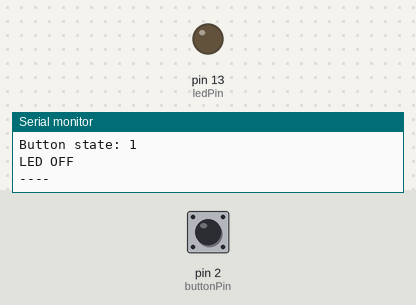
This sketch was run on a simulated Arduino Uno, built with avr-gcc and run on an emulated ATmega328P. Shown: output pins drawn as LEDs (lit = HIGH), the last lines printed to the serial monitor. Inputs (shaded band) come from the test bench; at power-on: pin 2 (buttonPin) HIGH.

Above: at 1.8 s.
1.9 s: pin 2 (buttonPin) pulled LOW for 0.6 s
At 2.4 s:
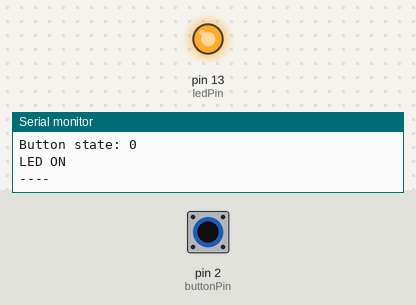
4.0 s: pin 2 (buttonPin) pulled LOW for 3.2 s
At 8.4 s:
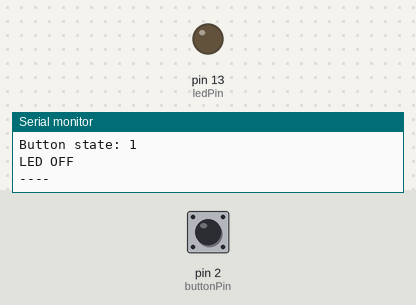
Timing chart, 0 to 9.9 s (numbered marks = the images above; inputs shaded):
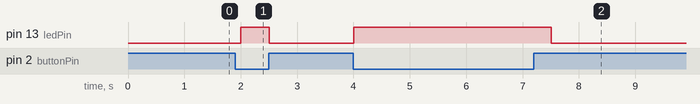

The sketch:

serial_monitor_basics.ino
```cpp
int buttonPin = 2;
int ledPin = 13;

void setup() {
  pinMode(buttonPin, INPUT_PULLUP);
  pinMode(ledPin, OUTPUT);

  Serial.begin(9600);   // start serial communication
}

void loop() {
  int buttonState = digitalRead(buttonPin);

  // Print raw button state
  Serial.print("Button state: ");
  Serial.println(buttonState);

  if (buttonState == LOW) {
    digitalWrite(ledPin, HIGH);
    Serial.println("LED ON");
  } else {
    digitalWrite(ledPin, LOW);
    Serial.println("LED OFF");
  }

  Serial.println("----");
  delay(500);
}
```

Measured:
- after the input at 1.9 s, pin 13 (ledPin): LOW → HIGH after 0.10 s, → LOW 0.50 s later
- after the input at 4.0 s, pin 13 (ledPin): LOW → HIGH at once, → LOW 3.5 s later
